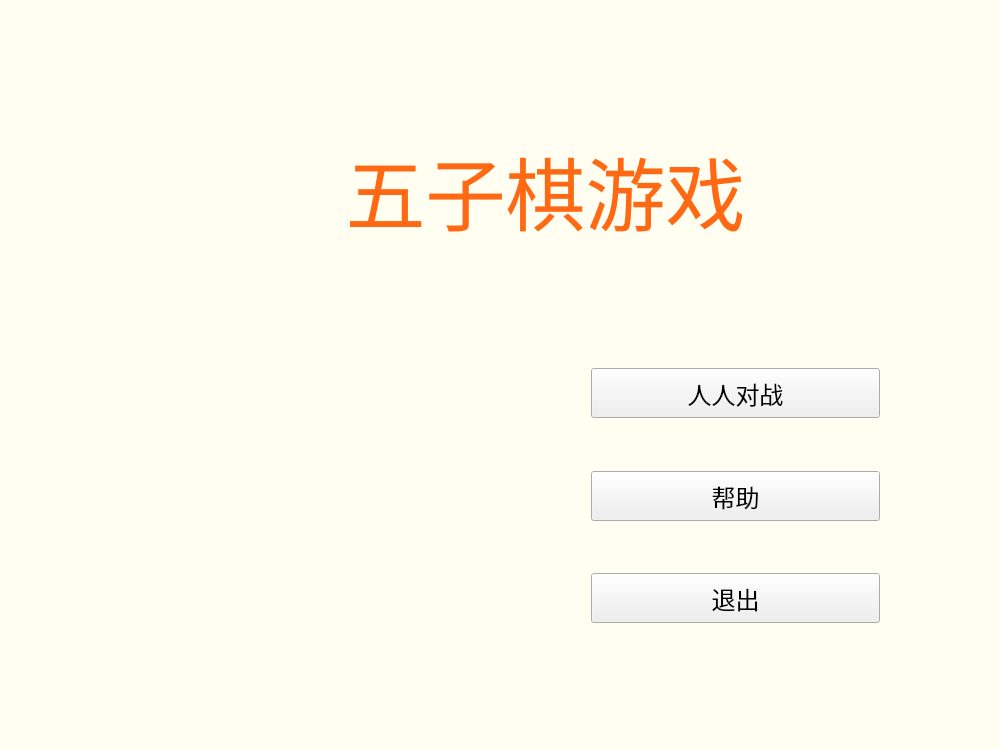
<?xml version="1.0" encoding="UTF-8"?>
<ui version="4.0">
 <class>MainWindow</class>
 <widget class="QMainWindow" name="MainWindow">
  <property name="geometry">
   <rect>
    <x>0</x>
    <y>0</y>
    <width>1000</width>
    <height>750</height>
   </rect>
  </property>
  <property name="minimumSize">
   <size>
    <width>1000</width>
    <height>750</height>
   </size>
  </property>
  <property name="maximumSize">
   <size>
    <width>1000</width>
    <height>750</height>
   </size>
  </property>
  <property name="font">
   <font>
    <pointsize>100</pointsize>
   </font>
  </property>
  <property name="windowTitle">
   <string>开始界面</string>
  </property>
  <property name="styleSheet">
   <string notr="true">QMainWindow{	
	background-color: rgb(255, 254, 240);
	
	border-image: url(:/new1/m1.jpg);
}</string>
  </property>
  <widget class="QWidget" name="centralWidget">
   <widget class="QWidget" name="verticalLayoutWidget">
    <property name="geometry">
     <rect>
      <x>580</x>
      <y>310</y>
      <width>311</width>
      <height>371</height>
     </rect>
    </property>
    <layout class="QVBoxLayout" name="verticalLayout">
     <item>
      <spacer name="verticalSpacer">
       <property name="orientation">
        <enum>Qt::Vertical</enum>
       </property>
       <property name="sizeHint" stdset="0">
        <size>
         <width>20</width>
         <height>40</height>
        </size>
       </property>
      </spacer>
     </item>
     <item>
      <widget class="QPushButton" name="pushButton">
       <property name="minimumSize">
        <size>
         <width>0</width>
         <height>50</height>
        </size>
       </property>
       <property name="font">
        <font>
         <family>Arial</family>
         <pointsize>18</pointsize>
        </font>
       </property>
       <property name="cursor">
        <cursorShape>PointingHandCursor</cursorShape>
       </property>
       <property name="text">
        <string>人人对战</string>
       </property>
      </widget>
     </item>
     <item>
      <spacer name="verticalSpacer_4">
       <property name="orientation">
        <enum>Qt::Vertical</enum>
       </property>
       <property name="sizeHint" stdset="0">
        <size>
         <width>20</width>
         <height>40</height>
        </size>
       </property>
      </spacer>
     </item>
     <item>
      <widget class="QPushButton" name="pushButton_2">
       <property name="minimumSize">
        <size>
         <width>0</width>
         <height>50</height>
        </size>
       </property>
       <property name="font">
        <font>
         <family>Arial</family>
         <pointsize>18</pointsize>
         <weight>50</weight>
         <bold>false</bold>
         <strikeout>false</strikeout>
        </font>
       </property>
       <property name="cursor">
        <cursorShape>PointingHandCursor</cursorShape>
       </property>
       <property name="text">
        <string>帮助</string>
       </property>
      </widget>
     </item>
     <item>
      <spacer name="verticalSpacer_2">
       <property name="orientation">
        <enum>Qt::Vertical</enum>
       </property>
       <property name="sizeHint" stdset="0">
        <size>
         <width>20</width>
         <height>40</height>
        </size>
       </property>
      </spacer>
     </item>
     <item>
      <widget class="QPushButton" name="pushButton_4">
       <property name="minimumSize">
        <size>
         <width>0</width>
         <height>50</height>
        </size>
       </property>
       <property name="font">
        <font>
         <family>Arial</family>
         <pointsize>18</pointsize>
        </font>
       </property>
       <property name="cursor">
        <cursorShape>PointingHandCursor</cursorShape>
       </property>
       <property name="text">
        <string>退出</string>
       </property>
      </widget>
     </item>
     <item>
      <spacer name="verticalSpacer_3">
       <property name="orientation">
        <enum>Qt::Vertical</enum>
       </property>
       <property name="sizeHint" stdset="0">
        <size>
         <width>20</width>
         <height>40</height>
        </size>
       </property>
      </spacer>
     </item>
    </layout>
   </widget>
   <widget class="QLabel" name="label">
    <property name="geometry">
     <rect>
      <x>100</x>
      <y>100</y>
      <width>891</width>
      <height>181</height>
     </rect>
    </property>
    <property name="font">
     <font>
      <family>楷体</family>
      <pointsize>60</pointsize>
      <weight>50</weight>
      <italic>false</italic>
      <bold>false</bold>
     </font>
    </property>
    <property name="styleSheet">
     <string notr="true">font: 60pt &quot;楷体&quot;;
color: rgb(255, 105, 19);</string>
    </property>
    <property name="text">
     <string>&lt;html&gt;&lt;head/&gt;&lt;body&gt;&lt;p align=&quot;center&quot;&gt;五子棋游戏&lt;/p&gt;&lt;/body&gt;&lt;/html&gt;</string>
    </property>
   </widget>
  </widget>
  <widget class="QMenuBar" name="menuBar">
   <property name="geometry">
    <rect>
     <x>0</x>
     <y>0</y>
     <width>1000</width>
     <height>26</height>
    </rect>
   </property>
  </widget>
  <action name="actionasdasdasda">
   <property name="text">
    <string>asdasdasda </string>
   </property>
  </action>
 </widget>
 <layoutdefault spacing="6" margin="11"/>
 <resources/>
 <connections/>
</ui>
